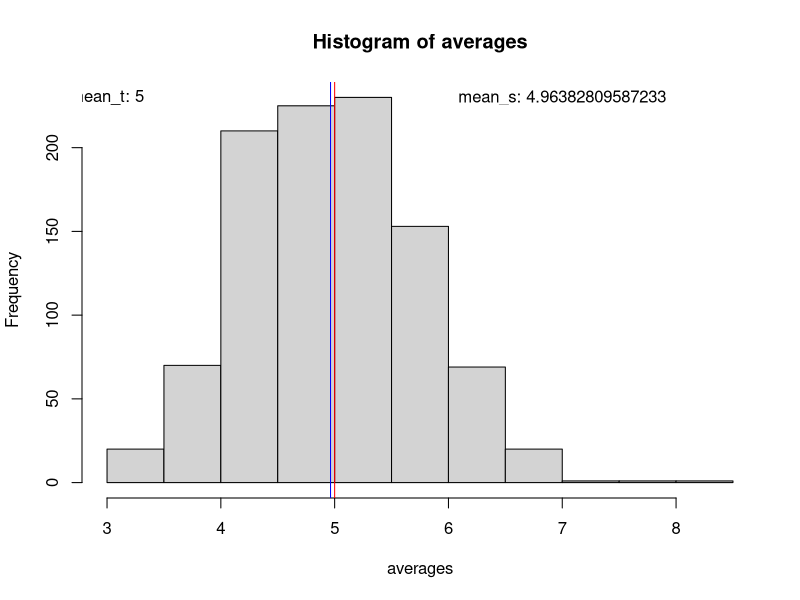
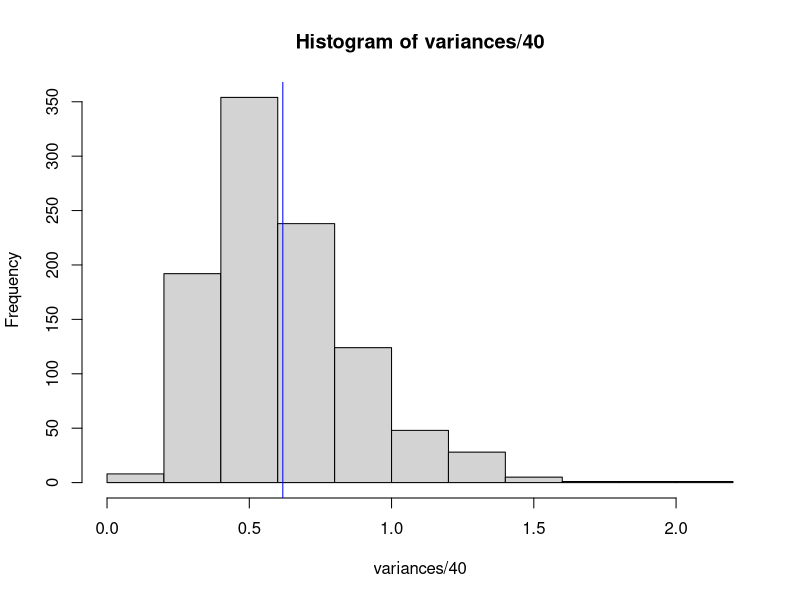
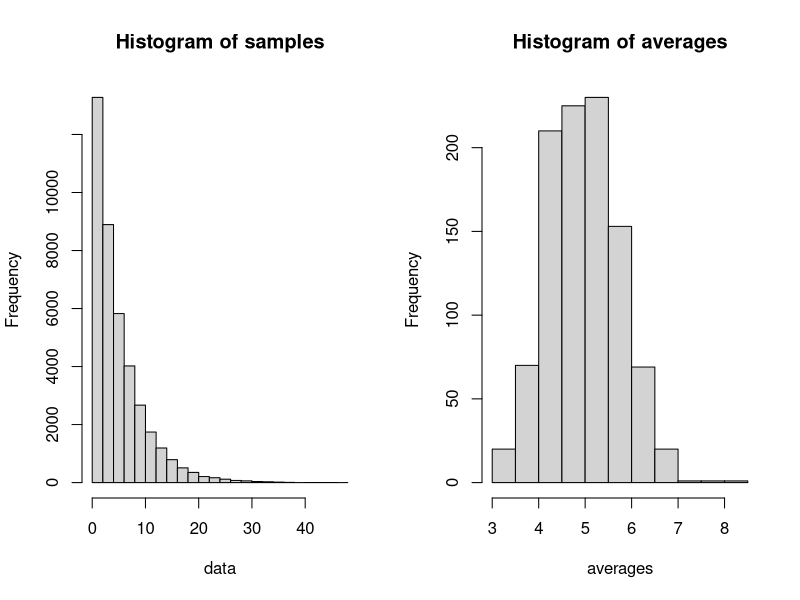

Here is the R script that generated these plots, in order:
## ---- chunk 1
knitr::opts_chunk$set(echo = TRUE)
library(tidyverse)
library(magrittr)
## ---- chunk 2
set.seed(20)
data <- rexp(40000, 0.2) %>% matrix(1000, 40)
## ---- chunk 3
averages <- apply(data, 1, mean)
hist(averages)
abline(v = 5, col = "red")
abline(v = mean(averages), col = "blue")
text(3,230, labels = "mean_t: 5")
text(7, 230, labels = paste("mean_s:", mean(averages)))
## ---- chunk 4
#calculating the variance of the averages:
variances <- apply(data, 1, var)
hist(variances/40)
abline(v = mean(variances/40), col = "blue")
abline(v = 6.25, col = "red")
## ---- chunk 5
par(mfrow = c(1,2))
hist(data, main = "Histogram of samples")
hist(averages)
